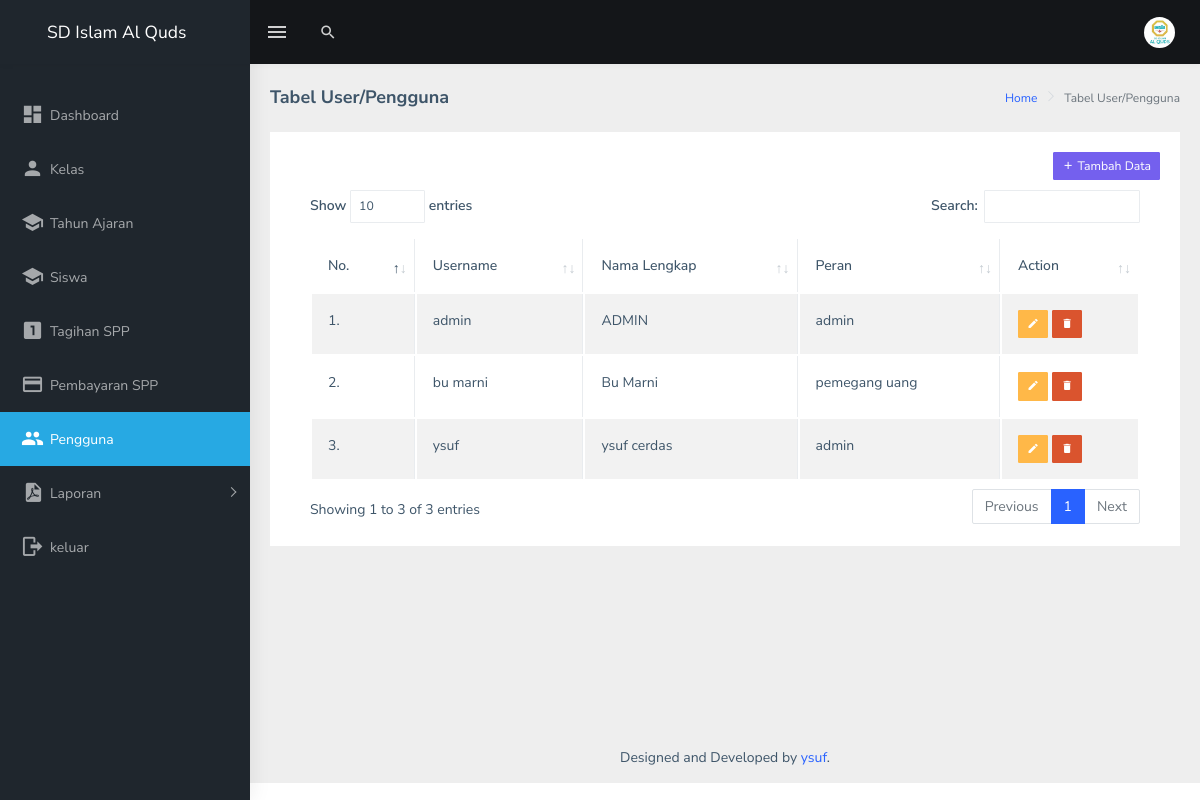
/admin/user.php (signed in), run on the app's committed database.
### tables this page shows
CREATE TABLE `tb_user` (
  `id_user` int(11) NOT NULL,
  `username` varchar(50) NOT NULL,
  `password` varchar(80) NOT NULL,
  `nama_lengkap` varchar(50) NOT NULL,
  `peran` varchar(50) NOT NULL
);

### admin/user.php (the view, shortened to what this page needs)
<?php
include 'koneksi.php';
?>
<!DOCTYPE html>
<html dir="ltr" lang="en">
  <head>
    <link
      rel="stylesheet"
      type="text/css"
      href="../assets/extra-libs/multicheck/multicheck.css"
    />
    <link
      href="../assets/libs/datatables.net-bs4/css/dataTables.bootstrap4.css"
      rel="stylesheet"
    />
    <link href="../dist/css/style.min.css" rel="stylesheet" />
  </head>
  <body>
    <div
      id="main-wrapper"
      data-layout="vertical"
      data-navbarbg="skin5"
      data-sidebartype="full"
      data-sidebar-position="absolute"
      data-header-position="absolute"
      data-boxed-layout="full"
    >
      <header class="topbar" data-navbarbg="skin5">
        <nav class="navbar top-navbar navbar-expand-md navbar-dark">
          <div class="navbar-header" data-logobg="skin5">
            <a class="navbar-brand" href="index.php">
              <span class="logo-text ms-4">
                SD Islam Al Quds
              </span>
            </a>
          </div>
          <div
            class="navbar-collapse collapse"
            id="navbarSupportedContent"
            data-navbarbg="skin5"
          >
            <ul class="navbar-nav float-start me-auto">
              <li class="nav-item d-none d-lg-block">
                <a
                  class="nav-link sidebartoggler waves-effect waves-light"
                  href="javascript:void(0)"
                  data-sidebartype="mini-sidebar"
                  ><i class="mdi mdi-menu font-24"></i
                ></a>
              </li>
              <li class="nav-item search-box">
                <a
                  class="nav-link waves-effect waves-dark"
                  href="javascript:void(0)"
                  ><i class="mdi mdi-magnify fs-4"></i
                ></a>
              </li>
            </ul>
            <ul class="navbar-nav float-end">
              <li class="nav-item dropdown">
                <a
                  class="
                    nav-link
                    dropdown-toggle
                    text-muted
                    waves-effect waves-dark
                    pro-pic
                  "
                  href="#"
                  id="navbarDropdown"
                  role="button"
                  data-bs-toggle="dropdown"
                  aria-expanded="false"
                >
                  <img
                    src="assets/images/sd_al_quds.png"
                    alt="user"
                    class="rounded-circle"
                    width="31"
                  />
                </a>
              </li>
            </ul>
          </div>
        </nav>
      </header>
      <aside class="left-sidebar" data-sidebarbg="skin5">
        <div class="scroll-sidebar">
          <?php include 'menu.php'; ?>
        </div>
      </aside>
      <div class="page-wrapper">
        <div class="page-breadcrumb">
          <div class="row">
            <div class="col-12 d-flex no-block align-items-center">
              <h4 class="page-title">Tabel User/Pengguna</h4>
              <div class="ms-auto text-end">
                <nav aria-label="breadcrumb">
                  <ol class="breadcrumb">
                    <li class="breadcrumb-item"><a href="index.php">Home</a></li>
                    <li class="breadcrumb-item active" aria-current="page">
                      Tabel User/Pengguna
                    </li>
                  </ol>
                </nav>
              </div>
            </div>
          </div>
        </div>
        <div class="container-fluid">
          <div class="row">
            <div class="col-12">
              <div class="card">
                <div class="card-body">
                  <div class="card-title" style="display: grid; justify-content: end;">
                    <a class="btn btn-sm btn-primary" href="" data-bs-toggle="modal" data-bs-target="#userModal"><i class="mdi mdi-plus"></i> Tambah Data</a>
                  </div>
                  <div class="table-responsive">
                    <table
                      id="zero_config"
                      class="table table-striped table-bordered"
                    >
                      <thead>
                        <tr>
                          <th>No.</th>
                          <th>Username</th>
                          <th>Nama Lengkap</th>
                          <th>Peran</th>
                          <th>Action</th>
                        </tr>
                      </thead>
                      <tbody>
                        <?php
                        $no=1;
                        $data = mysqli_query($koneksi, "SELECT * FROM tb_user");
                        while ($row = mysqli_fetch_assoc($data)) {
                        ?>
                        <tr>
                          <td><?php echo $no++; ?>.</td>
                          <td><?php echo $row['username']; ?></td>
                          <td><?php echo $row['nama_lengkap']; ?></td>
                          <td><?php echo $row['peran']; ?></td>
                          <td>
                            <a class="btn btn-sm btn-warning" href="" data-bs-toggle="modal" data-bs-target="#usereditModal<?php echo $row['id_user']; ?>"><i class="mdi mdi-pencil"></i></a>
                            <a class="btn btn-sm btn-danger" href="hapususer.php?id=<?php echo $row['id_user']; ?>"><i class="mdi mdi-delete"></i></a>
                          </td>
                        </tr>
                        <?php } ?>
                      </tbody>
                    </table>
                  </div>
                </div>
              </div>
            </div>
          </div>
        </div>
        <footer class="footer text-center">
         Designed and Developed by
          <a href="#">ysuf</a>.
        </footer>
      </div>
    </div>
  </body>
</html>

### data on the page
tb_user: username "admin", nama_lengkap "ADMIN", peran "admin"
tb_user: username "bu marni", nama_lengkap "Bu Marni", peran "pemegang uang"
tb_user: username "ysuf", nama_lengkap "ysuf cerdas", peran "admin"
